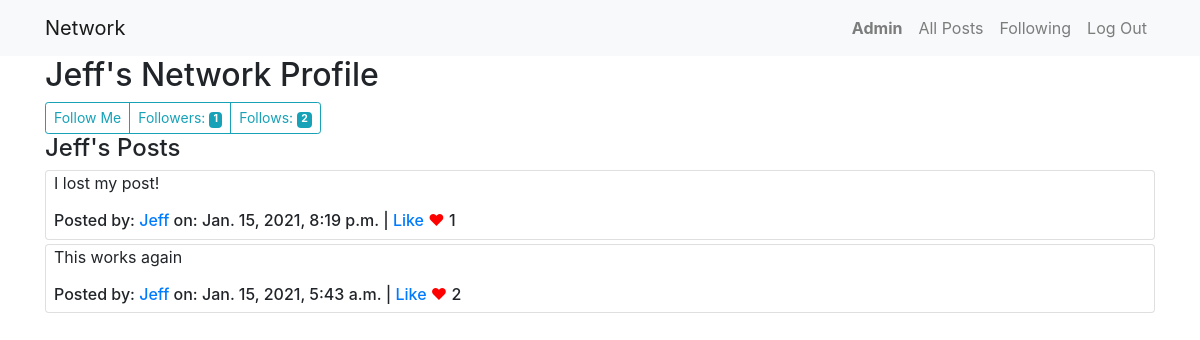
Page /profile/jeff (signed in) on the committed database.
### network/models.py (models this page shows)
class User(AbstractUser):
    pass

class Post(models.Model):
    owner = models.CharField(max_length=50)
    content = models.CharField(max_length=300)
    created_date = models.DateTimeField(auto_now_add=True)
    liked = models.ManyToManyField('User', default=None, blank=True, related_name='likes')

### network/views.py (the view)
# urls.py: path("profile/<str:username>", views.profile, name="profile"),
def profile(request, username):
    profile = User.objects.get(username = username)
    followerCount = Follower.objects.filter(star = username).count()
    iFollow = Follower.objects.filter(follower = username).count()
    myPosts = Post.objects.filter(owner = username).order_by('-created_date')
    user = request.user
    follows = Follower.objects.filter(star=profile, follower=user)
    if not follows:
        followText = "Follow Me"
    else:
        followText = "Unfollow Me"
    return render(request, "network/profile.html", {
        "profile": profile,
        "followerCount": followerCount,
        "iFollow": iFollow,
        "allPosts": myPosts,
        "state": followText
    })

### network/templates/network/profile.html (shortened to what this page needs)
{% extends "network/layout.html" %}
{% block body %}
<div class="container">
    <h2>{{ profile|capfirst }}'s Network Profile
    </h2>
    <div class="btn-group" role="group">
        {% if user.is_authenticated and user != profile %}
        <a href="#" data-target="{{ profile }}" class="btn btn-outline-info btn-sm" id="follow-btn" role="button">{{ state }}</a>
        {% endif %}
        <button type="button" class="btn btn-outline-info btn-sm">
            Followers: <span class="badge badge-info" id="followerCount">{{ followerCount }}</span>
        </button>
        <button type="button" class="btn btn-outline-info btn-sm">
            Follows: <span class="badge badge-info" id="iFollow">{{ iFollow }}</span>
        </button>
    </div>
    <h4>{{ profile|capfirst }}'s Posts</h4>
    {% include 'network/card.html' %}
</div>
{% endblock %}

### network/templates/network/layout.html (shortened to what this page needs)
{% load static %}
<!DOCTYPE html>
<html lang="en">
    <head>
        <link rel="stylesheet" href="https://stackpath.bootstrapcdn.com/bootstrap/4.4.1/css/bootstrap.min.css">
        <link href="{% static 'network/styles.css' %}" rel="stylesheet">
    </head>
    <body>
        <nav class="navbar navbar-expand-lg navbar-light bg-light align-items-left">
            <div class="container">
            <a class="navbar-brand" href="{% url 'index' %}">Network</a>
            <div>
              <ul class="navbar-nav mr-auto">
                {% if user.is_authenticated %}
                    <li class="nav-item">
                        <a class="nav-link" href="{% url 'profile' user.username %}"><strong>{{ user.username|capfirst }}</strong></a>
                    </li>
                {% endif %}
                <li class="nav-item">
                  <a class="nav-link" href="{% url 'index' %}">All Posts</a>
                </li>
                {% if user.is_authenticated %}
                    <li class="nav-item">
                        <a class="nav-link" href="{% url 'following' %}">Following</a>
                    </li>
                    <li class="nav-item">
                        <a class="nav-link" href="{% url 'logout' %}">Log Out</a>
                    </li>
                {% endif %}
              </ul>
            </div>
            </div>
        </nav>
        <div class="body">
            {% block body %}
            {% endblock %}
        </div>
    </body>
</html>

### network/templates/network/card.html (shortened to what this page needs)
{% for post in allPosts %}
<div class="card mb-1 px-2">
    <p class="content">{{post.content}}</p>
    <h6>
        Posted by:
        {% if user.is_authenticated %}
        <a href="{% url 'profile' post.owner %}">{{post.owner|capfirst}}</a>
        {% else %}
        {{post.owner|capfirst}}
        {% endif %}
        on: <span class="date">{{post.created_date}}</span>
        |
        {% if not user.username == post.owner and user.is_authenticated %}
            {% if request.user in post.liked.all %}
            <a href="#" data-postId="{{post.id}}" class="like-btn">Unlike</a>
            {% else %}
            <a href="#" data-postId="{{post.id}}" class="like-btn">Like</a>
            {% endif %}
        {% endif %}
        <span style="color:red;">&hearts;</span> <span class="like-count">{{ post.liked.all.count }}</span>
    </h6>
</div>
{% endfor %}

### rows in the picture
User: username "Admin"
User: username "Jeff"
Post: content "I lost my post!", owner "Jeff", created_date "Jan. 15, 2021, 8:19 p.m.", liked.all.count "1"
Post: content "This works again", owner "Jeff", created_date "Jan. 15, 2021, 5:43 a.m.", liked.all.count "2"

### other values in the picture
{{ state }} "Follow Me"
{{ followerCount }} "1"
{{ iFollow }} "2"
